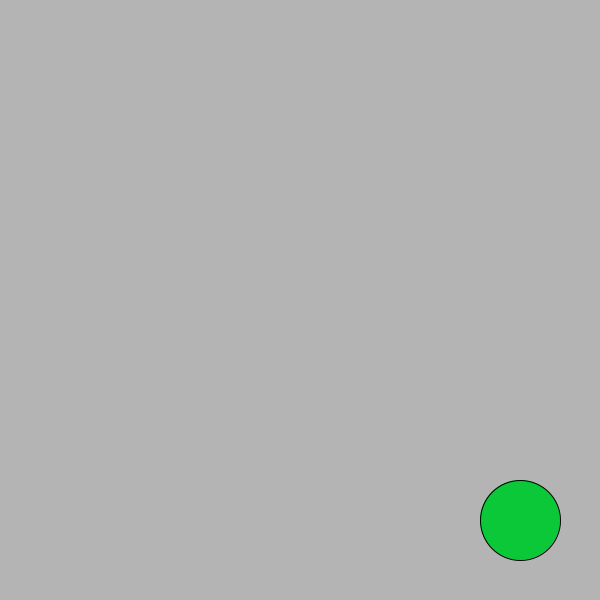
Frame 1 (no input)
Frame 60 (the mouse pressed at the canvas centre just before this capture): identical to frame 1, image omitted
Frame 120 (the mouse held since frame 60 and released just before this capture): identical to frame 1, image omitted

The Processing sketch that drew this single still picture (run headless with seeded random() and noise(); from frame 60 on, the mouse is pressed at the canvas centre):

// Processing sketch: PolygonTriangulation
// ── PolygonTriangulation.pde
ArrayList<Dot> dots;
Polygon myPolygon;
color butColor = color(10, 200, 55);
boolean showingTheResult = false;

void setup(){
  size(600, 600);
  dots = new ArrayList<Dot>();
}

void draw(){
  background(180);
  
  if(showingTheResult){
    //myPolygon.show();
    myPolygon.showTrigs();
  } else {
    showDotPolygon();
  }
  
  // showing the button
  fill(butColor);
  ellipse(width - 80, height - 80, 80, 80);
  
}

void mouseClicked(){
  if(showingTheResult) return;
  
  if(dist(width - 80, height - 80, mouseX, mouseY) < 40){
    butColor = color(90, 90, 90);
    triangulate();
  } else {
    Dot nwDot = new Dot(mouseX, mouseY);
    dots.add(nwDot);
  }
}

void showDotPolygon(){
  fill(150, 150, 150);
    beginShape();
    for(Dot d: dots){
      vertex(d.x(), d.y());
    }
    endShape(CLOSE);
    
    for(int d = 0; d < dots.size(); d++){
      fill(255, 0, 0);
      ellipse(dots.get(d).x(), dots.get(d).y(), 10, 10);
      fill(0);
      text(d, dots.get(d).x()+ 5, dots.get(d).y() - 10);
    }
}

void triangulate(){
  myPolygon = new Polygon(dots);
  showingTheResult = true;
}
// ── Dot.pde

class Dot{
  public Dot(float x, float y){
    this.x = x;
    this.y = y;
  }
  
  public float x(){
    return x;
  }
  
  public float y(){
    return y;
  }
  
  private float x;
  private float y;
}
// ── DoubleLinkedList.pde
import java.util.Iterator;
import java.util.List;

class DoubleLinkedList<T>{
  public DoubleLinkedList(){
    first = null;
    last = null;
    size = 0;
  }
  
  public DoubleLinkedList(List<T> l){
    this();
    for(T x: l){
      addLast(x);
    }
  }
  
  public DoubleIterator iterator(T tarT){
    if(first == null) return null;
    
    ListNode curEl = first;
    boolean flag = true;
    while(curEl != first || flag){
      flag = false;
      if(((NamedDot)curEl.val()).eq((NamedDot)tarT)){
        return new DoubleIterator(curEl);
      }
      curEl = curEl.next();
    }
    return null;
  }
  // TODO every ListNode must have link to its list
  //      have to cheke it the node beloth to this list
  public void removeNode(ListNode n){
    if(n == first){
      first = n.next();
    }
    if(n == last){
      last = n.prev();
    }
    n.rem();
    size --;
    if(size == 1){
      last = null;
    }
    if(size == 0){
      first = null;
    }
  }
  
  public DoubleIterator iterator(){
    return new DoubleIterator(first);
  }
  
  public ListNode addLast(T val){
    ListNode result = null;
    if(first == null){
      first = new ListNode(val);
      result = first;
    } else if(last == null){
      last = new ListNode(first, first, val);
      first.next(last);
      first.prev(last);
      result = last;
    } else {
      last = new ListNode(last, first, val);
      last.prev().next(last);
      first.prev(last);
      result = last;
    }
    size ++;
    return result;
  }
  
  public int size(){
    return size;
  }
  
  private int size;
  private ListNode first;
  private ListNode last;
  
  public class DoubleIterator implements Iterator<T>{
    DoubleIterator(ListNode firstNode){
      this.curNode = firstNode;
      this.firstNode = firstNode;
      this.neverUsed = true;
    }
    
    public void remove(){
      ListNode temp = curNode.next();
      removeNode(curNode);
      curNode = temp;
    }
    
    public T next(){
      T res = curNode.val();
      curNode = curNode.next();
      neverUsed = false;
      return res;
    }
    
    public T val(){
      return curNode.val();
    }
    
    public ListNode getNode(){
      return this.curNode;
    }
    
    public T prev(){
      curNode = curNode.prev();
      neverUsed = false;
      return curNode.val();
    }
    
    public boolean hasNext(){
      return curNode != null && curNode.next() != null && !(curNode == firstNode && !neverUsed);
    }
    
    public boolean hasPrev(){
      return curNode.prev() != null;
    }
    
    public void updateIterator(){
      curNode = firstNode;
      neverUsed = true;
    }
    
    private boolean neverUsed;
    private ListNode curNode;
    private ListNode firstNode;
  }
  
  private class ListNode{
    ListNode(ListNode prev, ListNode next, T value){
      this.prev = prev;
      this.next = next;
      this.value = value;
    }
    
    ListNode(T value){
      this.prev = this;
      this.next = this;
      this.value = value;
    }
    
    public ListNode next(){
      return this.next;
    }
    
    public void rem(){
      this.prev.next(this.next);
      this.next.prev(this.prev);
    }
    
    public void next(ListNode nxt){
      this.next = nxt;
    }
    
    public ListNode prev(){
      return this.prev;
    }
    
    public void prev(ListNode prv){
      this.prev = prv;
    }
    
    public T val(){
      return this.value;
    }
    
    private ListNode prev;
    private ListNode next;
    private T value;
  }
}
// ── NamedDot.pde

class NamedDot extends Dot{
  NamedDot(Dot d, int name){
    super(d.x(), d.y());
    this.name = name;
  }
  
  public boolean eq(Dot d){
    return x() == d.x() && y() == d.y();
  }
  
  int name(){
    return name;
  }
  
  private int name;
}
// ── Polygon.pde
import java.util.Iterator;

class Polygon{
  public Polygon(ArrayList<Dot> dots){
    ArrayList<NamedDot> namedDots = new ArrayList<NamedDot>(dots.size());
    for(int i = 0; i < dots.size(); i++){
      namedDots.add(new NamedDot(dots.get(i), i)); 
    }
    this.dots = new DoubleLinkedList<NamedDot>(namedDots);
    this.trig = new ArrayList<Triangle>(dots.size() - 2);
    
    this.breakPoints = new boolean[dots.size()];
    
    triangulate();
  }
  
  public void show(){
    fill(255, 255, 0);
    beginShape();
    Iterator<NamedDot> d = dots.iterator();
    while(d.hasNext()){
      NamedDot curD = d.next();
      vertex(curD.x(), curD.y());
    }
    endShape(CLOSE);
    
    d = dots.iterator();
    while(d.hasNext()){
      NamedDot curD = d.next();
      if(breakPoints[curD.name()]){
        ellipse(curD.x(), curD.y(), 20, 20);
      }
      fill(0);
      text(curD.name(), curD.x(), curD.y());
      fill(255, 255, 0);
    }
  }
  
  public void showTrigs(){
    for(Triangle t: trig){
      t.show();
    }
  }
  
  private Dot getTheRightesDotIndex(){
    boolean flag = true;
    Dot theRight = null;
    
    Iterator<NamedDot> i = dots.iterator();
    while(i.hasNext()){
      // initializing the process
      if(flag){
        flag = false;
        theRight = i.next();
        continue;
      }
      
      Dot nxD = i.next();
      if(nxD.x() > theRight.x()){
        theRight = nxD;
      }
    }
    return theRight;
  }
  
  private float getDotOrientation(Dot d1, Dot d2, Dot d3){
    return d1.y()*(d3.x() - d2.x()) + d2.y()*(d1.x() - d3.x()) + d3.y()*(d2.x() - d1.x());
  }
  
  private int sign(float x){
    if(x == 0){
      return 0;
    }
    return (x > 0)? 1: -1;
  }
  
  private void findBreakPoints(DoubleLinkedList.DoubleIterator curDot){
    NamedDot d1 = (NamedDot)curDot.prev();
    curDot.next();
    NamedDot d2 = (NamedDot)curDot.next();
    NamedDot d3 = (NamedDot)curDot.next();

    initialDirection = sign(getDotOrientation(d1, d3, d2));
    while(initialDirection == 0){   
      d1 = d2;
      d2 = d3;
      d3 = (NamedDot)curDot.next();
      initialDirection = sign(getDotOrientation(d1, d3, d2));
    }
    boolean finish = false;
    println("init dir", initialDirection);
    
    while(!finish){
      if(!curDot.hasNext()){
        finish = true;
      }
      d1 = d2;
      d2 = d3;
      d3 = (NamedDot)curDot.next();
      
      if(! compareDirection(d1, d3, d2)){
        breakPoints[d2.name()] = true;
      }
    }
  }
  
  private boolean compareDirection(NamedDot d1, NamedDot d2, NamedDot d3){
    int orientation = sign(getDotOrientation(d1, d2, d3));
    return orientation == initialDirection || orientation == 0;
  }
  
  private void handleSidePoints(DoubleLinkedList breakList, DoubleLinkedList.ListNode[] breakListMap, NamedDot d1, NamedDot d2, NamedDot d3){
    if(compareDirection(d1, d2, d3)){
      if(breakListMap[d3.name()] != null){
        breakPoints[d3.name()] = false;
        breakList.removeNode(breakListMap[d3.name()]);
        breakListMap[d3.name()] = null;
      }
    } else {
      if(breakListMap[d3.name()] == null){
        breakPoints[d3.name()] = true;
        breakListMap[d3.name()] = breakList.addLast(new NamedDot(d3, d3.name()));
      }
    }
  }
  
  private void showDebugInfo(DoubleLinkedList breakList, NamedDot d1, NamedDot d2, NamedDot d3, boolean deleted){
    println(d1.name(), d2.name(), d3.name());
    println((deleted)? "was an ear": "was not an ear");
    println("break List(", breakList.size(), "): ");
    Iterator i = breakList.iterator();
    while(i.hasNext()){
      print(((NamedDot)i.next()).name(), " ");
    }
    println();
    println();
  }
  
  private boolean isEar(DoubleLinkedList breakList, Triangle curTrig){
    boolean res = true;
    Iterator i = breakList.iterator();
    while(i.hasNext()){
      NamedDot d = (NamedDot)i.next();
      if(curTrig.cotainsDot(d)){
        res = false;
        break;
      }
    }
    return res;
  }
  
  private void initializeContainers(DoubleLinkedList breakList, DoubleLinkedList.ListNode[] breakListMap){
    Iterator i = dots.iterator();
    while(i.hasNext()){
      NamedDot d = (NamedDot)i.next();
      if(breakPoints[d.name()]){
        NamedDot nwDot = new NamedDot(d, d.name());
        breakListMap[d.name()] = breakList.addLast(nwDot);
      }
    }
  }
  
  private void triangulate(){
    Dot right = getTheRightesDotIndex();
    DoubleLinkedList.DoubleIterator curDot = dots.iterator(new NamedDot(right, -1));
    findBreakPoints(curDot);
    
    DoubleLinkedList<NamedDot> breakList = new DoubleLinkedList();
    DoubleLinkedList.ListNode[] breakListMap = new DoubleLinkedList.ListNode[breakPoints.length];
    initializeContainers(breakList, breakListMap);
    
    int trianglesLeft = breakPoints.length - 2;
    curDot.updateIterator(); // the useless opereation
    NamedDot d1 = (NamedDot)curDot.next();
    NamedDot d2 = (NamedDot)curDot.next();
    NamedDot d3 = (NamedDot)curDot.next();
    
    while(trianglesLeft > 0){      
      boolean delAtCurOperation = false;
      if(!breakPoints[d2.name()]){
        Triangle curTrig = new Triangle(d1, d2, d3);
       
        if(isEar(breakList, curTrig)){
          trig.add(curTrig);
          delAtCurOperation = true;
          trianglesLeft --;
          
          NamedDot d4 = (NamedDot)curDot.next();
          for(int k = 0; k < 4; k++) curDot.prev();
          NamedDot d0 = (NamedDot)curDot.prev();      // curDot is on 0 position now
          for(int k = 0; k < 2; k++) curDot.next();   
          curDot.remove();                           // removing the ear
          curDot.next();                             // curDot is in its initial state
          
          if(trianglesLeft > 0){
            handleSidePoints(breakList, breakListMap, d0, d3, d1);
            handleSidePoints(breakList, breakListMap, d1, d4, d3);
          }
        }
      }
      showDebugInfo(breakList, d1, d2, d3, delAtCurOperation);
      if(delAtCurOperation){
        d2 = d3;
        d3 = (NamedDot)curDot.next();
      } else {
        d1 = d2;
        d2 = d3;
        d3 = (NamedDot)curDot.next();
      }
    }
  }
  
  private int initialDirection;
  private boolean[] breakPoints;
  private ArrayList<Triangle> trig;
  private DoubleLinkedList<NamedDot> dots;
}
// ── Triangle.pde
class Triangle{
  public Triangle(Dot v1, Dot v2, Dot v3){
    dots = new Dot[3];
    dots[0] = v1;
    dots[1] = v2;
    dots[2] = v3;
    initialColor = color(random(100, 255), random(100, 255), random(100, 255));
    
    float X = (dots[0].x() + dots[1].x() + dots[2].x()) / 3.0;
    float Y = (dots[0].y() + dots[1].y() + dots[2].y()) / 3.0;
    centerVec = new PVector(X, Y);
    
    centeredDots = new Dot[3];
    for(int i = 0; i < 3; i++){
      centeredDots[i] = getCenteredDot(dots[i]);
    }
  }
  
  public void show(color c){
    fill(c);
    beginShape();
    for(int i = 0; i < 3; i++){
      vertex(dots[i].x(), dots[i].y());
    }
    endShape(CLOSE);
  }
  
  public void show(){
    this.show(initialColor);
  }
  
  public boolean cotainsDot(Dot d){
    d = getCenteredDot(d);
    
    if(!underTheLine(centeredDots[0], centeredDots[1], centeredDots[2])) return false;
    
    for(int i = 0; i < 3; i++){
      if(!underTheLine(centeredDots[i], centeredDots[(i + 1) % 3], d)) return false;
    }
    
    return true;
  }
  
  
  
  private Dot getCenteredDot(Dot a){
    return new Dot(a.x() - centerVec.x, a.y() - centerVec.y);
  }
  
  // returns true if the dot x is laing at the same half-flat as the zero point
  private boolean underTheLine(Dot a, Dot b, Dot x){
    float delta = (x.x() - a.x()) * (b.y() - a.y()) - (x.y() - a.y()) * (b.x() - a.x());
    int s1 = sign(delta);
    int s2 = sign(a.y() * b.x() - a.x() * b.y());
    return s1 == s2 && abs(delta) > 0.0001f;
  }
  
  private int sign(float x){
    return (x > 0) ? 1 : -1;
  }
  
  private color initialColor;
  private Dot[] dots;
  
  private PVector centerVec;
  private Dot[] centeredDots;
}
